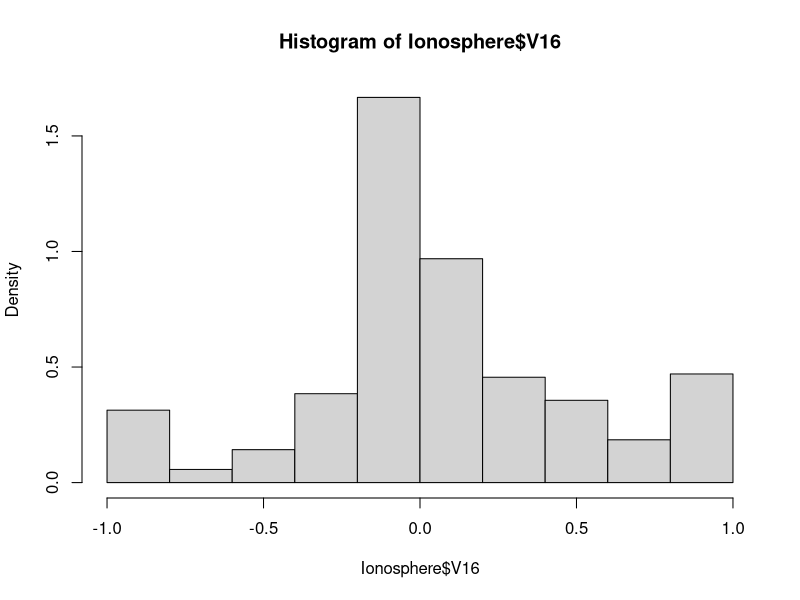

Source code (R):
#install.packages('e1071', dependencies = TRUE)
#install.packages("mlbench")
library(e1071)

#Naive Bayes en Dataset mlbech.Ionosphere
data(Ionosphere, package = "mlbench")

#primeros elementos de Ionosphere
head(Ionosphere)
#resumen de las columnas de Ionosphere
summary(Ionosphere)

#histograma de la variable V16
hist( Ionosphere$V16, freq =FALSE)

#generar un dataset desordenado
IonosphereShuffle <- Ionosphere[sample(nrow(Ionosphere)),]

#Train  Ionosphere 36 a 351
model <- naiveBayes(Class ~ ., data = IonosphereShuffle[36:nrow(IonosphereShuffle),])

#Test  Ionosphere 1 a 35
pred <- predict(model, IonosphereShuffle[1:35,])

#Matriz de confusion
table(pred, IonosphereShuffle[1:35,]$Class)



